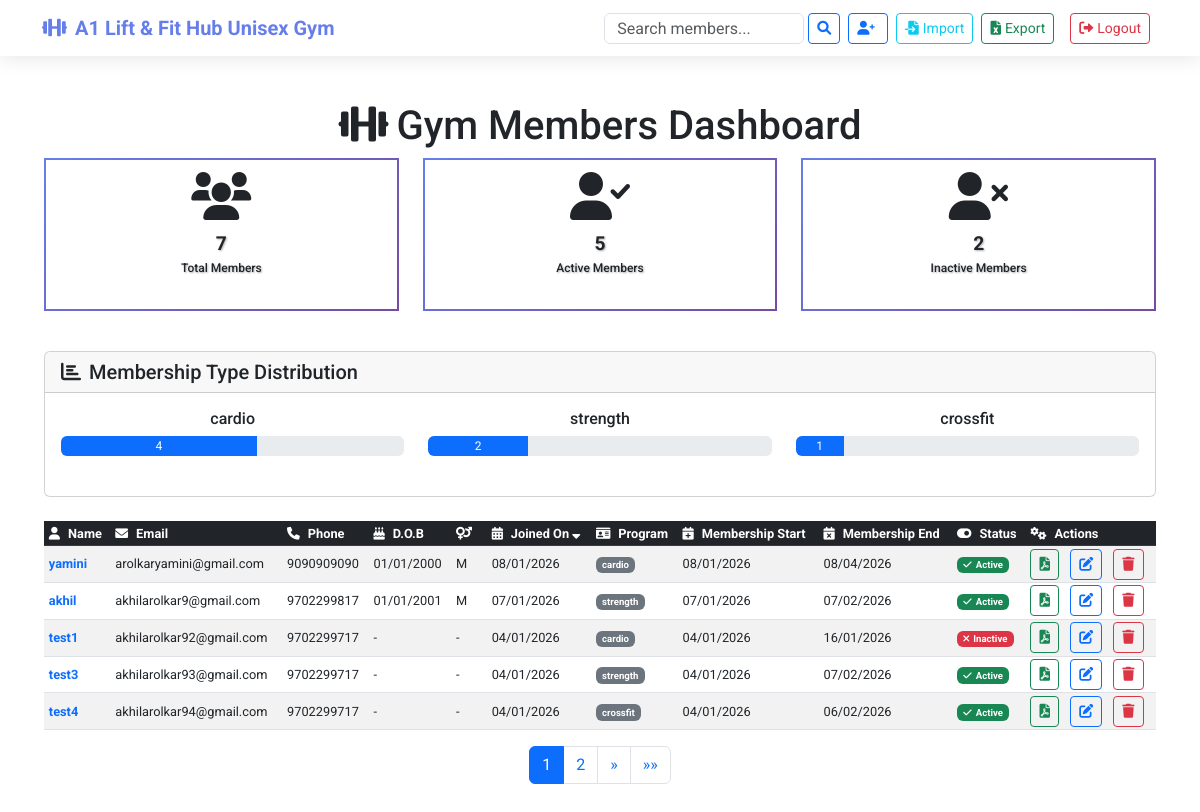
The app's page / (signed in) with its own data.
### members/models.py (models this page shows, shortened)
class Member(models.Model):
    MEMBERSHIP_DURATIONS = {
        'strength': 30,  # days
        'cardio': 90,
        'crossfit': 365,
    }
    name = models.CharField(max_length=100)
    email = models.EmailField(unique=True)
    phone_number = models.CharField(max_length=15, blank=True)
    join_date = models.DateField()
    membership_type = models.CharField(max_length=50)
    membership_start_date = models.DateField(default=timezone.now)
    membership_end_date = models.DateField()
    dob = models.DateField(blank=True, null=True, verbose_name="Date of Birth")
    gender = models.CharField(max_length=10, choices=[('Male', 'Male'), ('Female', 'Female'), ('Other', 'Other')], blank=True)
    is_active = models.BooleanField(default=True)
    fees_amount = models.DecimalField(max_digits=10, decimal_places=2, blank=True, null=True, verbose_name="Fees Amount")
    payment_mode = models.CharField(max_length=50, blank=True, null=True, choices=[
        ('Cash', 'Cash'),
        ('Credit Card', 'Credit Card'),
        ('Debit Card', 'Debit Card'),
        ('UPI', 'UPI'),
        ('Bank Transfer', 'Bank Transfer'),
        ('Other', 'Other'),
    ])
    transaction_id = models.CharField(max_length=100, blank=True, null=True, verbose_name="Transaction ID")
    comments = models.TextField(blank=True, null=True, verbose_name="Comments")

### members/views.py (the view, shortened to what this page needs)
# urls.py: path('', views.member_list, name='member_list'),
@login_required
def member_list(request):
    from django.utils import timezone
    today = timezone.now().date()
    Member.objects.filter(membership_end_date__lt=today, is_active=True).update(is_active=False)
    search_query = request.GET.get('search', '')
    sort_by = request.GET.get('sort_by', 'join_date')
    direction = request.GET.get('direction', 'desc')
    allowed_sort_fields = ['id', 'name', 'email', 'join_date', 'membership_type', 'is_active']
    if sort_by not in allowed_sort_fields:
        sort_by = 'id'
    if direction not in ['asc', 'desc']:
        direction = 'asc'
    order_by_field = f'-{sort_by}' if direction == 'desc' else sort_by
    if search_query:
        members = Member.objects.filter(
            Q(name__icontains=search_query) | Q(email__icontains=search_query)
        ).order_by(order_by_field)
    else:
        members = Member.objects.all().order_by(order_by_field)
    total_members = Member.objects.count()
    active_members = Member.objects.filter(is_active=True).count()
    inactive_members = total_members - active_members
    membership_types = Member.objects.values('membership_type').annotate(count=Count('membership_type')).order_by('-count')
    paginator = Paginator(members, 5)
    page_number = request.GET.get('page')
    page_obj = paginator.get_page(page_number)
    context = {
        'members': page_obj,
        'search_query': search_query,
        'sort_by': sort_by,
        'direction': direction,
        'total_members': total_members,
        'active_members': active_members,
        'inactive_members': inactive_members,
        'membership_types': membership_types,
    }
    return render(request, 'members/member_list.html', context)

### members/templates/members/member_list.html (shortened to what this page needs)
{% extends 'members/base.html' %}
{% block navbar_actions %}
{% if user.is_authenticated %}
    <li class="nav-item">
        <form method="get" class="d-flex me-2">
            <input type="text" name="search" class="form-control me-1" placeholder="Search members..." value="{{ search_query }}" style="width: 200px; height: 31px;">
            <button type="submit" class="btn btn-outline-primary btn-sm" aria-label="Search">
                <i class="fas fa-search"></i>
            </button>
        </form>
    </li>
    <li class="nav-item">
        <button type="button" class="btn btn-outline-primary btn-sm me-2" data-bs-toggle="modal" data-bs-target="#addMemberModal" aria-label="Add Member">
            <i class="fas fa-user-plus me-1"></i>
        </button>
    </li>
    <li class="nav-item">
        <button type="button" class="btn btn-outline-info btn-sm me-2" data-bs-toggle="modal" data-bs-target="#importExcelModal" aria-label="Import from Excel">
            <i class="fas fa-file-import me-1"></i>Import
        </button>
    </li>
    <li class="nav-item">
        <a href="{% url 'export_excel' %}" class="btn btn-outline-success btn-sm me-2" aria-label="Export to Excel">
            <i class="fas fa-file-excel me-1"></i>Export
        </a>
    </li>
{% endif %}
{% endblock %}
{% block content %}
<div class="content-wrapper">
    <div class="text-center mb-2">
        <h1 class="mb-0"><i class="fas fa-dumbbell me-2"></i>Gym Members Dashboard</h1>
    </div>
    <div class="row mb-4 justify-content-center">
        <div class="col-md-4 mb-3">
            <div class="card dashboard-card h-100">
                <div class="card-body text-center text-dark">
                    <div class="icon-wrapper mb-3">
                        <i class="fas fa-users fa-3x"></i>
                    </div>
                    <h2 class="card-title mb-1">{{ total_members }}</h2>
                    <p class="card-text mb-0">Total Members</p>
                </div>
            </div>
        </div>
        <div class="col-md-4 mb-3">
            <div class="card dashboard-card h-100">
                <div class="card-body text-center text-dark">
                    <div class="icon-wrapper mb-3">
                        <i class="fas fa-user-check fa-3x"></i>
                    </div>
                    <h2 class="card-title mb-1">{{ active_members }}</h2>
                    <p class="card-text mb-0">Active Members</p>
                </div>
            </div>
        </div>
        <div class="col-md-4 mb-3">
            <div class="card dashboard-card h-100">
                <div class="card-body text-center text-dark">
                    <div class="icon-wrapper mb-3">
                        <i class="fas fa-user-times fa-3x"></i>
                    </div>
                    <h2 class="card-title mb-1">{{ inactive_members }}</h2>
                    <p class="card-text mb-0">Inactive Members</p>
                </div>
            </div>
        </div>
    </div>
    {% if membership_types %}
    <div class="card mb-4">
        <div class="card-header">
            <h5 class="mb-0"><i class="fas fa-chart-bar me-2"></i>Membership Type Distribution</h5>
        </div>
        <div class="card-body">
            <div class="row">
                {% for type in membership_types %}
                <div class="col-md-4 mb-3">
                    <div class="text-center">
                        <h6>{{ type.membership_type }}</h6>
                        <div class="progress mb-2" style="height: 20px;">
                        <div class="progress-bar bg-primary" role="progressbar"
                             style="width: {% widthratio type.count total_members 100 %}%"
                             aria-valuenow="{{ type.count }}" aria-valuemin="0" aria-valuemax="{{ total_members }}">
                            {{ type.count }}
                        </div>
                        </div>
                    </div>
                </div>
                {% endfor %}
            </div>
        </div>
    </div>
    {% endif %}
        {% if not search_query and not members %}
        {% else %}
            <div class="table-responsive">
                <table class="table table-striped table-hover">
                    <thead class="table-dark">
                        <tr>
                            <th>
                                <a href="?{% if search_query %}search={{ search_query }}&{% endif %}sort_by=name&direction={% if sort_by == 'name' and direction == 'asc' %}desc{% else %}asc{% endif %}" class="text-white text-decoration-none">
                                    <i class="fas fa-user me-2"></i>Name
                                </a>
                            </th>
                            <th>
                                <a href="?{% if search_query %}search={{ search_query }}&{% endif %}sort_by=email&direction={% if sort_by == 'email' and direction == 'asc' %}desc{% else %}asc{% endif %}" class="text-white text-decoration-none">
                                    <i class="fas fa-envelope me-2"></i>Email
                                </a>
                            </th>
                            <th><i class="fas fa-phone me-2"></i>Phone</th>
                            <th><i class="fas fa-birthday-cake me-2"></i>D.O.B</th>
                            <th><i class="fas fa-venus-mars me-2"></i></th>
                            <th>
                                <a href="?{% if search_query %}search={{ search_query }}&{% endif %}sort_by=join_date&direction={% if sort_by == 'join_date' and direction == 'asc' %}desc{% else %}asc{% endif %}" class="text-white text-decoration-none">
                                    <i class="fas fa-calendar-alt me-2"></i>Joined On
                                    {% if sort_by == 'join_date' %}
                                        {% if direction == 'asc' %}
                                            <i class="fas fa-sort-up"></i>
                                        {% else %}
                                            <i class="fas fa-sort-down"></i>
                                        {% endif %}
                                    {% endif %}
                                </a>
                            </th>
                            <th>
                                <a href="?{% if search_query %}search={{ search_query }}&{% endif %}sort_by=membership_type&direction={% if sort_by == 'membership_type' and direction == 'asc' %}desc{% else %}asc{% endif %}" class="text-white text-decoration-none">
                                    <i class="fas fa-id-card me-2"></i>Program
                                </a>
                            </th>
                            <th><i class="fas fa-calendar-plus me-2"></i>Membership Start</th>
                            <th><i class="fas fa-calendar-times me-2"></i>Membership End</th>
                            <th>
                                <a href="?{% if search_query %}search={{ search_query }}&{% endif %}sort_by=is_active&direction={% if sort_by == 'is_active' and direction == 'asc' %}desc{% else %}asc{% endif %}" class="text-white text-decoration-none">
                                    <i class="fas fa-toggle-on me-2"></i>Status
                                </a>
                            </th>
                            <th><i class="fas fa-cogs me-2"></i>Actions</th>
                        </tr>
                    </thead>
                    <tbody>
                        {% for member in members %}
                        <tr>
                            <td class="fw-bold text-primary">{{ member.name }}</td>
                            <td>{{ member.email }}</td>
                            <td>{{ member.phone_number|default:"-" }}</td>
                            <td>{{ member.dob|date:"d/m/Y"|default:"-" }}</td>
                            <td>
                                {% if member.gender == "Male" %}M{% elif member.gender == "Female" %}F{% elif member.gender == "Other" %}O{% else %}-{% endif %}
                            </td>
                            <td>{{ member.join_date|date:"d/m/Y" }}</td>
                            <td>
                                <span class="badge bg-secondary">{{ member.membership_type }}</span>
                            </td>
                            <td>{{ member.membership_start_date|date:"d/m/Y" }}</td>
                            <td>{{ member.membership_end_date|date:"d/m/Y" }}</td>
                            <td>
                                {% if member.is_active %}
                                    <span class="badge bg-success"><i class="fas fa-check me-1"></i>Active</span>
                                {% else %}
                                    <span class="badge bg-danger"><i class="fas fa-times me-1"></i>Inactive</span>
                                {% endif %}
                            </td>
                            <td>
                                <button type="button" class="btn btn-sm btn-outline-success me-2" data-bs-toggle="modal" data-bs-target="#generatePdfModal" onclick="generatePdf({{ member.id }}, '{{ member.name|escapejs }}', '{{ member.membership_type|escapejs }}', '{{ member.membership_start_date|date:"Y-m-d" }}', '{{ member.membership_end_date|date:"Y-m-d" }}', {{ member.is_active|lower }}, '{{ member.fees_amount|default:""|escapejs }}', '{{ member.payment_mode|default:""|escapejs }}', '{{ member.transaction_id|default:""|escapejs }}', '{{ member.comments|default:""|escapejs }}')" title="Generate Invoice PDF">
                                    <i class="fas fa-file-pdf"></i>
                                </button>
                                <button type="button" class="btn btn-sm btn-outline-primary me-2" data-bs-toggle="modal" data-bs-target="#editMemberModal" onclick="editMember({{ member.id }}, '{{ member.name|escapejs }}', '{{ member.email|escapejs }}', '{{ member.phone_number|escapejs }}', '{{ member.dob|date:"Y-m-d"|default:"" }}', '{{ member.gender|escapejs }}', '{{ member.join_date|date:"Y-m-d" }}', '{{ member.membership_type|escapejs }}', '{{ member.membership_start_date|date:"Y-m-d" }}', '{{ member.membership_end_date|date:"Y-m-d" }}', {{ member.is_active|lower }})">
                                    <i class="fas fa-edit"></i>
                                </button>
                                <button type="button" class="btn btn-sm btn-outline-danger" data-bs-toggle="modal" data-bs-target="#deleteMemberModal" onclick="setDeleteMember({{ member.id }}, '{{ member.name|escapejs }}')">
                                    <i class="fas fa-trash"></i>
                                </button>
                            </td>
                        </tr>
                        {% endfor %}
                    </tbody>
                </table>
            </div>
            {% if members.has_other_pages %}
            <nav aria-label="Member list pagination">
                <ul class="pagination justify-content-center">
                    {% for num in members.paginator.page_range %}
                        {% if members.number == num %}
                            <li class="page-item active">
                                <span class="page-link">{{ num }}</span>
                            </li>
                        {% elif num > members.number|add:'-3' and num < members.number|add:'3' %}
                            <li class="page-item">
                                <a class="page-link" href="?{% if search_query %}search={{ search_query }}&{% endif %}sort_by={{ sort_by }}&direction={{ direction }}&page={{ num }}">{{ num }}</a>
                            </li>
                        {% endif %}
                    {% endfor %}
                    {% if members.has_next %}
                        <li class="page-item">
                            <a class="page-link" href="?{% if search_query %}search={{ search_query }}&{% endif %}sort_by={{ sort_by }}&direction={{ direction }}&page={{ members.next_page_number }}" aria-label="Next">
                                <span aria-hidden="true">&raquo;</span>
                            </a>
                        </li>
                        <li class="page-item">
                            <a class="page-link" href="?{% if search_query %}search={{ search_query }}&{% endif %}sort_by={{ sort_by }}&direction={{ direction }}&page={{ members.paginator.num_pages }}" aria-label="Last">
                                <span aria-hidden="true">&raquo;&raquo;</span>
                            </a>
                        </li>
                    {% endif %}
                </ul>
            </nav>
            {% endif %}
        {% endif %}
    </div>
{% endblock %}

### records on screen
Member: name "yamini", email "arolkaryamini@gmail.com", phone_number "9090909090", dob "01/01/2000", gender "M", join_date "08/01/2026", membership_type "cardio", membership_start_date "08/01/2026", membership_end_date "08/04/2026", is_active True (drawn)
Member: name "akhil", email "akhilarolkar9@gmail.com", phone_number "9702299817", dob "01/01/2001", gender "M", join_date "07/01/2026", membership_type "strength", membership_start_date "07/01/2026", membership_end_date "07/02/2026", is_active True (drawn)
Member: name "test1", email "akhilarolkar92@gmail.com", phone_number "9702299717", dob "-", join_date "04/01/2026", membership_type "cardio", membership_start_date "04/01/2026", membership_end_date "16/01/2026", is_active False (drawn)
Member: name "test3", email "akhilarolkar93@gmail.com", phone_number "9702299717", dob "-", join_date "04/01/2026", membership_type "strength", membership_start_date "04/01/2026", membership_end_date "07/02/2026", is_active True (drawn)
Member: name "test4", email "akhilarolkar94@gmail.com", phone_number "9702299717", dob "-", join_date "04/01/2026", membership_type "crossfit", membership_start_date "04/01/2026", membership_end_date "06/02/2026", is_active True (drawn)

### other values on screen
{{ total_members }} "7"
{{ active_members }} "5"
{{ inactive_members }} "2"
{{ type.membership_type }} "cardio" "strength" "crossfit"
{{ type.count }} "4" "2" "1"
{{ num }} "1"
{{ num }} "2"
